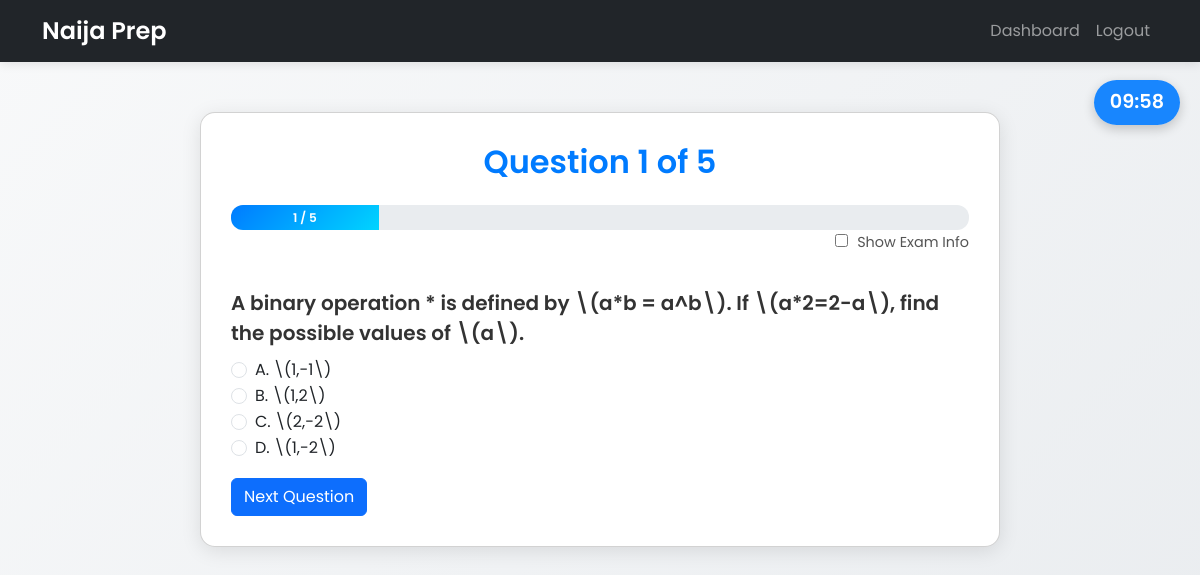
Page /quiz (signed in) on the committed database.
### app/models.py (models this page shows, shortened)
class Question(db.Model):
    id = db.Column(db.Integer, primary_key=True)
    topic = db.Column(db.String(100), nullable=False)
    difficulty = db.Column(db.Integer, nullable=False)
    question_text = db.Column(db.Text, nullable=False)
    option_a = db.Column(db.Text, nullable=False)
    option_b = db.Column(db.Text, nullable=False)
    option_c = db.Column(db.Text, nullable=False)
    option_d = db.Column(db.Text, nullable=False)
    correct_option = db.Column(db.String(10), nullable=False)
    explanation = db.Column(db.Text, nullable=True)
    exam_year = db.Column(db.String(50), nullable=True)  # New metadata field

### app/routes.py (the view, shortened to what this page needs)
@app.route('/quiz', methods=['GET', 'POST'])
@login_required
def quiz():
    total_time_allowed = 600  # overall quiz time in seconds (10 minutes)
    if 'quiz_start_time' not in session:
        session['quiz_start_time'] = time.time()
    elapsed_time = time.time() - session['quiz_start_time']
    remaining_time = total_time_allowed - elapsed_time
    topic = request.args.get('topic')
    if 'quiz_questions' not in session:
        if topic:
            all_questions = Question.query.filter_by(topic=topic).all()
            if len(all_questions) < 5:
                flash(f'Not enough questions in {topic}. Please choose another topic or take a general quiz.', 'warning')
                return redirect(url_for('dashboard'))
            selected_questions = random.sample(all_questions, 5)
        else:
            responses = UserResponse.query.filter_by(user_id=current_user.id).all()
            topic_stats = {}
            all_questions = Question.query.all()
            if len(all_questions) < 5:
                flash('Not enough questions available. Please add more questions.', 'warning')
                return redirect(url_for('home'))
            if topic_stats:
                weakest_topic = min(topic_stats, key=lambda t: topic_stats[t]['correct'] / max(1, topic_stats[t]['total']))
                candidates = [q for q in all_questions if q.topic == weakest_topic]
                if len(candidates) >= 5:
                    selected_questions = random.sample(candidates, 5)
                else:
                    remaining = [q for q in all_questions if q not in candidates]
                    selected_questions = candidates + random.sample(remaining, 5 - len(candidates))
            else:
                selected_questions = random.sample(all_questions, 5)
        session['quiz_questions'] = [q.id for q in selected_questions]
        session['current_question'] = 0
        session['score'] = 0
    current_idx = session['current_question']
    question = Question.query.get(session['quiz_questions'][current_idx])
    form = QuizForm()
    return render_template('quiz.html',
                           question=question,
                           form=form,
                           current=current_idx + 1,
                           total=len(session['quiz_questions']),
                           overall_time=int(remaining_time))

### app/routes.py
class QuizForm(FlaskForm):
    answer = RadioField('Answer', choices=[('A', 'A'), ('B', 'B'), ('C', 'C'), ('D', 'D')], validators=[DataRequired()])
    submit = SubmitField('Next')

### app/models.py (called while the page is built)
@login_manager.user_loader
def load_user(user_id):
    return User.query.get(int(user_id))

### app/templates/quiz.html (shortened to what this page needs)
<!DOCTYPE html>
<html lang="en">
<head>
  <link href="https://cdn.jsdelivr.net/npm/bootstrap@5.3.3/dist/css/bootstrap.min.css" rel="stylesheet">
</head>
<body>
  <div id="overall-timer">10:00</div>
  <nav class="navbar navbar-expand-lg navbar-dark bg-dark">
    <div class="container">
      <a class="navbar-brand" href="{{ url_for('home') }}">Naija Prep</a>
      <div class="collapse navbar-collapse" id="navbarNav">
          <ul class="navbar-nav ms-auto">
              <li class="nav-item"><a class="nav-link" href="{{ url_for('dashboard') }}">Dashboard</a></li>
              <li class="nav-item"><a class="nav-link" href="{{ url_for('logout') }}">Logout</a></li>
          </ul>
      </div>
    </div>
  </nav>
  <div class="container">
    <div class="card quiz-card">
      <h2 class="text-center mb-4">Question {{ current }} of {{ total }}</h2>
      <div class="progress">
        <div class="progress-bar" role="progressbar" style="width: {{ (current / total * 100) }}%;"
             aria-valuenow="{{ (current / total * 100) }}" aria-valuemin="0" aria-valuemax="100">
          {{ current }} / {{ total }}
        </div>
      </div>
      <div class="toggle-container">
        <label>
          <input type="checkbox" id="toggle-exam-info" style="margin-right: 5px;">
          Show Exam Info
        </label>
      </div>
      <form method="POST" class="mt-4">
        <p class="question-text">{{ question.question_text | safe }}</p>
        <div class="form-check">
          <input type="radio" name="answer" value="A" class="form-check-input" id="option_a" required>
          <label class="form-check-label" for="option_a">A. {{ question.option_a | safe }}</label>
        </div>
        <div class="form-check">
          <input type="radio" name="answer" value="B" class="form-check-input" id="option_b" required>
          <label class="form-check-label" for="option_b">B. {{ question.option_b | safe }}</label>
        </div>
        <div class="form-check">
          <input type="radio" name="answer" value="C" class="form-check-input" id="option_c" required>
          <label class="form-check-label" for="option_c">C. {{ question.option_c | safe }}</label>
        </div>
        <div class="form-check">
          <input type="radio" name="answer" value="D" class="form-check-input" id="option_d" required>
          <label class="form-check-label" for="option_d">D. {{ question.option_d | safe }}</label>
        </div>
        <button type="submit" class="btn btn-primary mt-3">Next Question</button>
      </form>
    </div>
  </div>
</body>
</html>

### app/templates/quiz.html (style rules this page uses)
body { background: linear-gradient(135deg, #f8f9fa 0%, #e9ecef 100%); font-family: 'Poppins', sans-serif; color: #333; min-height: 100vh; }
.navbar { box-shadow: 0 2px 10px rgba(0, 0, 0, 0.1); }
.navbar-brand { font-weight: 600; font-size: 1.5rem; }
.quiz-card { max-width: 800px; margin: 50px auto; border-radius: 15px; box-shadow: 0 4px 20px rgba(0, 0, 0, 0.1); padding: 30px; background: #fff; }
h2 { font-weight: 600; color: #007bff; animation: fadeInDown 0.8s ease-in-out; }
.progress { height: 25px; border-radius: 12px; background-color: #e9ecef; overflow: hidden; transition: width 0.5s ease-in-out; }
.progress-bar { background: linear-gradient(135deg, #007bff, #00d4ff); font-weight: 600; }
.question-text { font-size: 1.25rem; font-weight: 600; color: #333; margin-bottom: 10px; line-height: 1.5; }
.toggle-container { text-align: right; margin-bottom: 10px; }
.toggle-container label { cursor: pointer; font-size: 0.9rem; color: #555; }
#overall-timer { position: fixed; top: 80px; right: 20px; background: rgba(0, 123, 255, 0.9); color: #fff; padding: 8px 16px; border-radius: 30px; font-size: 1.2rem; font-weight: 600; z-index: 1000; box-shadow: 0 4px 12px rgba(0, 0, 0, 0.2); }

### rows in the picture
Question: question_text "A binary operation * is defined by \\(a*b = a^b\\). If \\(a*2=2-a\\), find the possible values of \\(a\\).", option_a "\\(1,-1\\)", option_b "\\(1,2\\)", option_c "\\(2,-2\\)", option_d "\\(1,-2\\)"

### other values in the picture
{{ current }} "1"
{{ total }} "5"
